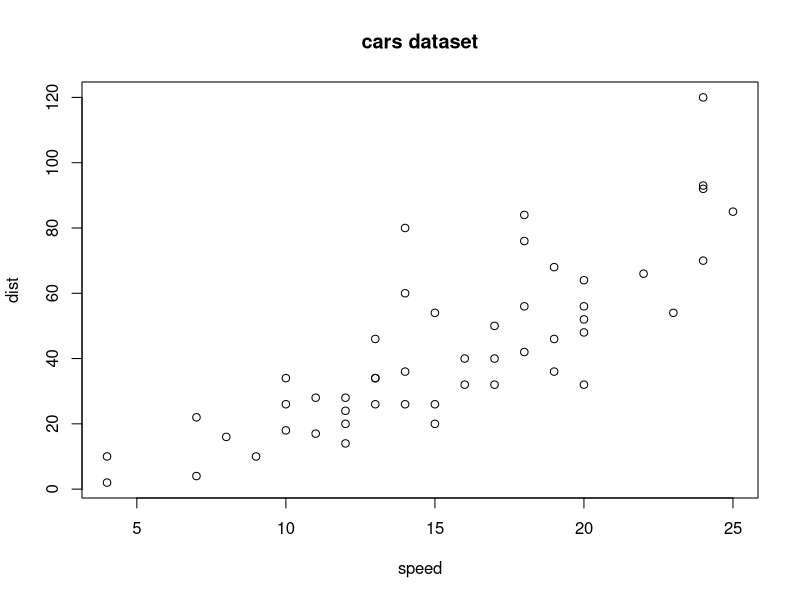

The R script that drew this image:
## ---- chunk 1
summary(cars)
## ---- chunk 2
plot(cars, main = "cars dataset")
